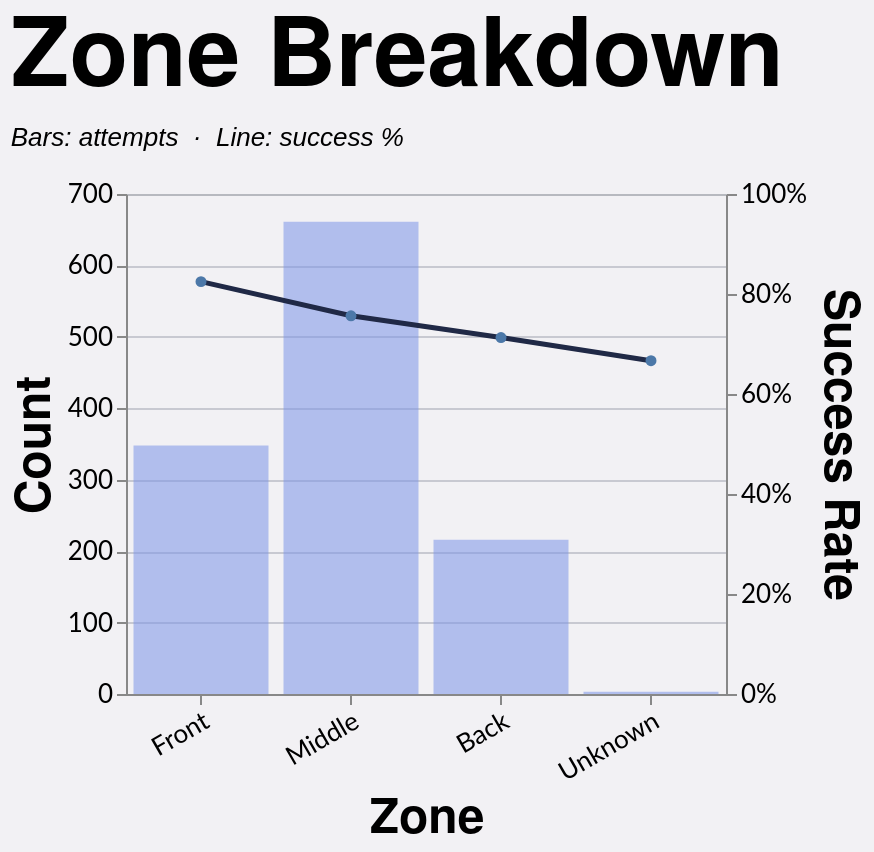

Write the Vega-Lite specification saved for this chart.
### Vega-Lite specification from a JSON file in a GitHub repository (floating-point values rounded to 4 significant figures; data arrays with more than 128 entries replaced by an {"elided": "..."} marker saying what was removed)
{"config": {"axis": {"labelFont": "Lato, sans-serif", "titleFont": "PT Sans Narrow, Helvetica Neue, Helvetica, Arial, sans-serif", "labelFontSize": 13, "titleFontSize": 24, "gridColor": "#202947", "gridOpacity": 0.2}, "header": {"labelFont": "PT Sans Narrow, Helvetica Neue, Helvetica, Arial, sans-serif", "titleFont": "PT Sans Narrow, Helvetica Neue, Helvetica, Arial, sans-serif", "labelFontSize": 24, "titleFontSize": 28, "labelFontWeight": "bold", "orient": "left"}, "legend": {"labelFont": "Lato, sans-serif", "titleFont": "PT Sans Narrow, Helvetica Neue, Helvetica, Arial, sans-serif", "labelFontSize": 14, "titleFontSize": 16, "titlePadding": 5, "fillColor": "white", "strokeColor": "black", "padding": 10, "titleFontWeight": "lighter", "titleFontStyle": "italic", "titleColor": "gray", "offset": 10}, "title": {"font": "PT Sans Narrow, Helvetica Neue, Helvetica, Arial, sans-serif", "fontSize": 48, "fontWeight": "bold", "anchor": "start", "align": "center", "titlePadding": 20, "subtitlePadding": 10, "subtitleFontSize": 13, "subtitleColor": "", "subtitleFontStyle": "italic", "offset": 15, "color": "black"}, "axisX": {"labelAngle": 0}, "facet": {"title": null, "header": null, "align": {"row": "each", "column": "each"}}, "resolve": {"scale": {"y": "independent", "facet": "independent"}}, "background": "#f2f1f4"}, "layer": [{"mark": {"type": "bar", "color": "#7d96e8", "opacity": 0.55}, "encoding": {"tooltip": [{"field": "area", "title": "Zone", "type": "nominal"}, {"field": "won", "format": ",.0f", "title": "Won", "type": "quantitative"}, {"field": "attempts", "format": ",.0f", "title": "Attempts", "type": "quantitative"}, {"field": "success_rate", "format": ".1%", "title": "Success Rate", "type": "quantitative"}], "x": {"axis": {"labelAngle": -30}, "field": "area", "sort": ["Front", "Middle", "Back"], "title": "Zone", "type": "nominal"}, "y": {"axis": {"format": ",.0f", "orient": "left"}, "field": "attempts", "title": "Count", "type": "quantitative"}}, "transform": [{"filter": "(loSquad == 'All' || datum.squad == loSquad) && (loGameType == 'All' || (loGameType == 'League + Cup' && (datum.game_type == 'League' || datum.game_type == 'Cup')) || (loGameType == 'League only' && datum.game_type == 'League') || datum.game_type == loGameType) && (loOpposition == 'All' || datum.opposition == loOpposition) && (loThrower == 'All' || datum.thrower == loThrower) && (loJumper == 'All' || datum.jumper == loJumper) && (loArea == 'All' || datum.area == loArea) && (loNumbers == 'All' || datum.numbers == loNumbers) && (loCall == 'All' || datum.call == loCall) && (loCallType == 'All' || datum.call_type == loCallType)"}, {"filter": "(loSeason == 'All' || datum.season == loSeason)"}, {"aggregate": [{"op": "count", "as": "attempts"}, {"op": "sum", "field": "won", "as": "won"}], "groupby": ["area"]}, {"calculate": "datum.won / datum.attempts", "as": "success_rate"}]}, {"mark": {"type": "line", "color": "#202946", "point": true, "strokeWidth": 2.5}, "encoding": {"tooltip": [{"field": "area", "title": "Zone", "type": "nominal"}, {"field": "won", "format": ",.0f", "title": "Won", "type": "quantitative"}, {"field": "attempts", "format": ",.0f", "title": "Attempts", "type": "quantitative"}, {"field": "success_rate", "format": ".1%", "title": "Success Rate", "type": "quantitative"}], "x": {"axis": {"labelAngle": -30}, "field": "area", "sort": ["Front", "Middle", "Back"], "title": "Zone", "type": "nominal"}, "y": {"axis": {"format": "%", "orient": "right"}, "field": "success_rate", "scale": {"domain": [0, 1]}, "title": "Success Rate", "type": "quantitative"}}, "transform": [{"filter": "(loSquad == 'All' || datum.squad == loSquad) && (loGameType == 'All' || (loGameType == 'League + Cup' && (datum.game_type == 'League' || datum.game_type == 'Cup')) || (loGameType == 'League only' && datum.game_type == 'League') || datum.game_type == loGameType) && (loOpposition == 'All' || datum.opposition == loOpposition) && (loThrower == 'All' || datum.thrower == loThrower) && (loJumper == 'All' || datum.jumper == loJumper) && (loArea == 'All' || datum.area == loArea) && (loNumbers == 'All' || datum.numbers == loNumbers) && (loCall == 'All' || datum.call == loCall) && (loCallType == 'All' || datum.call_type == loCallType)"}, {"filter": "(loSeason == 'All' || datum.season == loSeason)"}, {"aggregate": [{"op": "count", "as": "attempts"}, {"op": "sum", "field": "won", "as": "won"}], "groupby": ["area"]}, {"calculate": "datum.won / datum.attempts", "as": "success_rate"}]}], "data": {"name": "data-9f78a8a80e26132ebc7aef6a8d9c7f48"}, "height": 250, "params": [{"name": "loSquad", "value": "All"}, {"name": "loSeason", "value": "All"}, {"name": "loGameType", "value": "All"}, {"name": "loOpposition", "value": "All"}, {"name": "loThrower", "value": "All"}, {"name": "loJumper", "value": "All"}, {"name": "loArea", "value": "All"}, {"name": "loNumbers", "value": "All"}, {"name": "loCall", "value": "All"}, {"name": "loCallType", "value": "All"}], "resolve": {"scale": {"y": "independent"}}, "title": {"text": "Zone Breakdown", "subtitle": "Bars: attempts  ·  Line: success %"}, "width": {"step": 75}, "$schema": "https://vega.github.io/schema/vega-lite/v5.20.1.json", "datasets": {"data-9f78a8a80e26132ebc7aef6a8d9c7f48": {"elided": "1228 records"}}}
